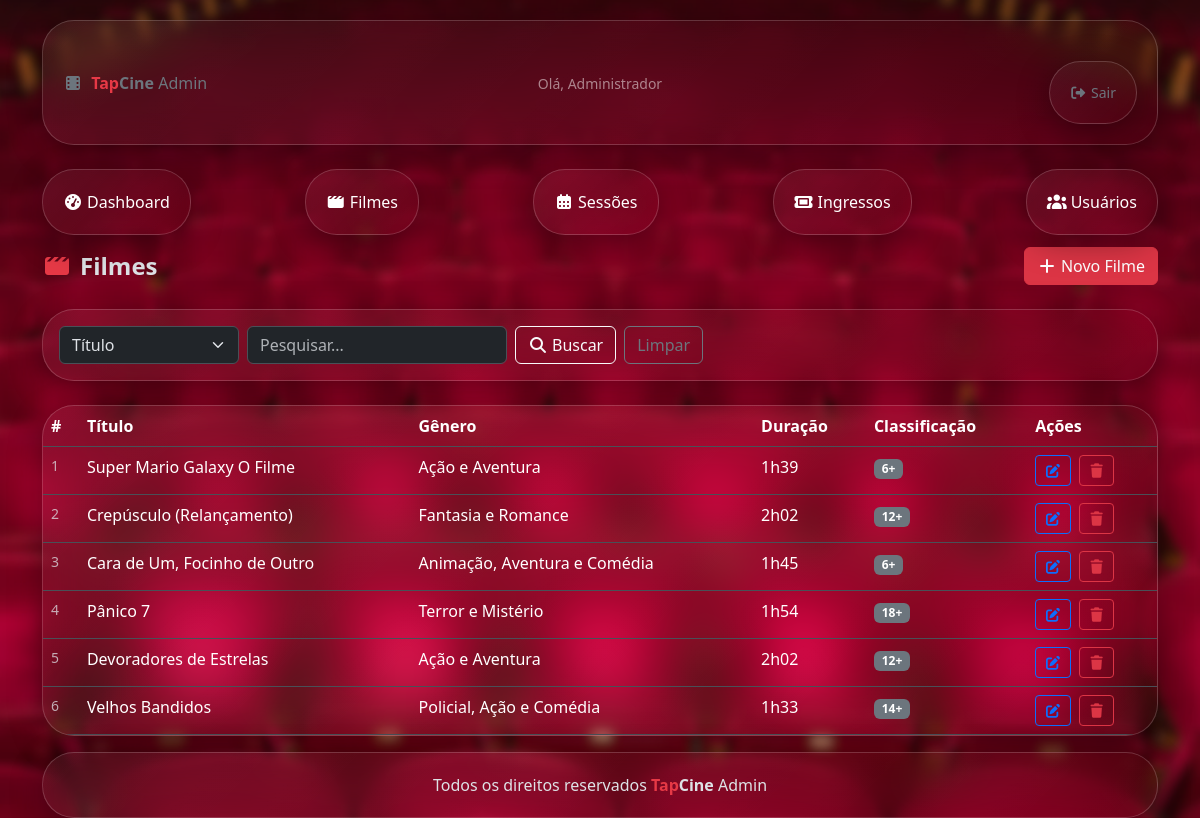
Page /filme/FilmeList.php (signed in) on the committed database.
### tables this page shows
CREATE TABLE IF NOT EXISTS `filmes` (
  `id`             INT(11)      NOT NULL AUTO_INCREMENT,
  `titulo`         VARCHAR(150) NOT NULL,
  `genero`         VARCHAR(80)  NOT NULL,
  `duracao`        VARCHAR(20)  NOT NULL,
  `classificacao`  VARCHAR(10)  NOT NULL,
  PRIMARY KEY (`id`)
);

### database/db.class.php (called while the page is built, shortened)
<?php
class db
{
    private $host = 'localhost';
    private $user = 'root';
    private $password = '';
    private $port = '3306';
    private $dbname = 'db_pweb1_cinema';
    private $table_name;
    private $conn;
    public function __construct($table_name)
    {
        $this->table_name = $table_name;
        $this->conn = $this->connect();
    }
    private function connect()
    {
        try {
            $pdo = new PDO(
                "mysql:host=$this->host;dbname=$this->dbname;port=$this->port;charset=utf8",
                $this->user,
                $this->password
            );
            $pdo->setAttribute(PDO::ATTR_ERRMODE, PDO::ERRMODE_EXCEPTION);
            return $pdo;
        } catch (PDOException $e) {
            die('Erro na conexão: ' . $e->getMessage());
        }
    }
    public function all()
    {
        $sql = "SELECT * FROM $this->table_name";
        $st = $this->conn->prepare($sql);
        $st->execute();
        return $st->fetchAll(PDO::FETCH_OBJ);
    }
}

### filme/FilmeList.php (the view, shortened to what this page needs)
<?php
include '../header.php';
include_once '../database/db.class.php';
$db = new db('filmes');
$filmes = $db->all();
?>
<div class="d-flex justify-content-between align-items-center mb-4">
    <h4 class="fw-bold mb-0"><i class="fa-solid fa-clapperboard me-2" style="color:#e63946"></i>Filmes</h4>
    <a href="FilmeForm.php" class="btn btn-danger">
        <i class="fa-solid fa-plus me-1"></i>Novo Filme
    </a>
</div>
<form method="POST" class="glass-effect p-3 mb-4 d-flex gap-2 flex-wrap">
    <select name="tipo" class="form-select" style="max-width:180px;">
        <option value="titulo">Título</option>
    </select>
    <input type="text" name="valor" class="form-control" style="max-width:260px;"
           placeholder="Pesquisar..."
           value="<?= htmlspecialchars($_POST['valor'] ?? '') ?>">
    <button type="submit" name="buscar" class="btn btn-outline-light">
        <i class="fa-solid fa-magnifying-glass me-1"></i>Buscar
    </button>
    <a href="FilmeList.php" class="btn btn-outline-secondary">Limpar</a>
</form>
<div class="glass-effect p-0 overflow-hidden">
    <table class="table table-hover mb-0">
        <thead>
            <tr>
                <th>#</th>
                <th>Título</th>
                <th>Gênero</th>
                <th>Duração</th>
                <th>Classificação</th>
                <th>Ações</th>
            </tr>
        </thead>
        <tbody>
            <?php if (empty($filmes)): ?>
                <tr><td colspan="6" class="text-center text-muted py-4">Nenhum filme encontrado.</td></tr>
            <?php else: ?>
                <?php foreach ($filmes as $filme): ?>
                <tr>
                    <td class="text-muted small"><?= $filme->id ?></td>
                    <td><?= htmlspecialchars($filme->titulo) ?></td>
                    <td><?= htmlspecialchars($filme->genero) ?></td>
                    <td><?= htmlspecialchars($filme->duracao) ?></td>
                    <td><span class="badge bg-secondary"><?= htmlspecialchars($filme->classificacao) ?></span></td>
                    <td>
                        <a href="FilmeForm.php?id=<?= $filme->id ?>" class="btn btn-sm btn-outline-primary me-1">
                            <i class="fa-solid fa-pen-to-square"></i>
                        </a>
                        <a href="?delete=<?= $filme->id ?>"
                           class="btn btn-sm btn-outline-danger"
                           onclick="return confirm('Excluir o filme «<?= htmlspecialchars($filme->titulo) ?>»?')">
                            <i class="fa-solid fa-trash"></i>
                        </a>
                    </td>
                </tr>
                <?php endforeach; ?>
            <?php endif; ?>
        </tbody>
    </table>
</div>
<?php include '../footer.php'; ?>

### header.php (style rules this page uses)
body { background-image: url('/PWEB_1_TRABALHO/site/admin/img/background_cinema_blur.png'); background-size: cover; background-position: center; background-attachment: fixed; }
.glass-effect { background: linear-gradient(135deg, rgba(255, 255, 255, 0.05), rgba(255, 255, 255, 0)); border: 1px solid rgba(255, 255, 255, 0.18); border-radius: 32px; -webkit-backdrop-filter: blur(20px); backdrop-filter: blur(20px); box-shadow: 0 8px 32px 0 rgba(0, 0, 0, 0.37); padding: 20px; margin-top: 20px; }
.table { --bs-table-bg: transparent; }

### rows in the picture
filmes: id "1", titulo "Super Mario Galaxy O Filme", genero "Ação e Aventura", duracao "1h39", classificacao "6+"
filmes: id "2", titulo "Crepúsculo (Relançamento)", genero "Fantasia e Romance", duracao "2h02", classificacao "12+"
filmes: id "3", titulo "Cara de Um, Focinho de Outro", genero "Animação, Aventura e Comédia", duracao "1h45", classificacao "6+"
filmes: id "4", titulo "Pânico 7", genero "Terror e Mistério", duracao "1h54", classificacao "18+"
filmes: id "5", titulo "Devoradores de Estrelas", genero "Ação e Aventura", duracao "2h02", classificacao "12+"
filmes: id "6", titulo "Velhos Bandidos", genero "Policial, Ação e Comédia", duracao "1h33", classificacao "14+"

### other values in the picture
$_SESSION['usuario_nome'] "Administrador"
